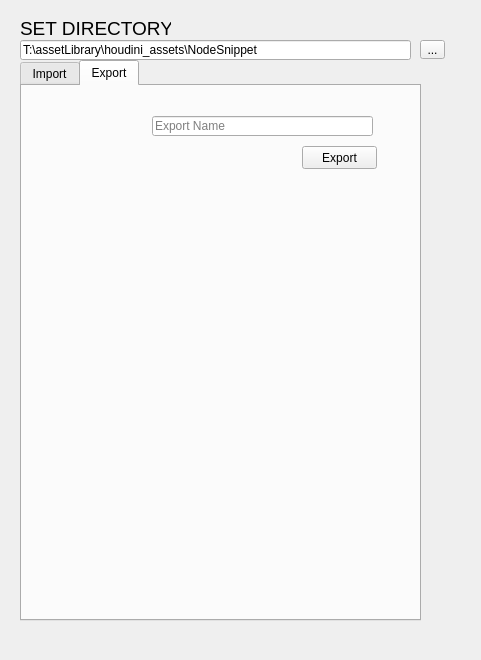
<?xml version="1.0" encoding="UTF-8"?>
<ui version="4.0">
 <class>Form</class>
 <widget class="QWidget" name="Form">
  <property name="geometry">
   <rect>
    <x>0</x>
    <y>0</y>
    <width>481</width>
    <height>660</height>
   </rect>
  </property>
  <property name="windowTitle">
   <string>Form</string>
  </property>
  <widget class="QLineEdit" name="lineEdit_filepath">
   <property name="geometry">
    <rect>
     <x>20</x>
     <y>40</y>
     <width>391</width>
     <height>20</height>
    </rect>
   </property>
   <property name="text">
    <string>T:\assetLibrary\houdini_assets\NodeSnippet</string>
   </property>
  </widget>
  <widget class="QToolButton" name="toolButton_filepath">
   <property name="geometry">
    <rect>
     <x>420</x>
     <y>40</y>
     <width>25</width>
     <height>19</height>
    </rect>
   </property>
   <property name="text">
    <string>...</string>
   </property>
  </widget>
  <widget class="QLabel" name="label">
   <property name="geometry">
    <rect>
     <x>20</x>
     <y>20</y>
     <width>151</width>
     <height>16</height>
    </rect>
   </property>
   <property name="font">
    <font>
     <pointsize>14</pointsize>
    </font>
   </property>
   <property name="text">
    <string>SET DIRECTORY</string>
   </property>
  </widget>
  <widget class="QTabWidget" name="tabWidget">
   <property name="geometry">
    <rect>
     <x>20</x>
     <y>60</y>
     <width>401</width>
     <height>561</height>
    </rect>
   </property>
   <property name="currentIndex">
    <number>1</number>
   </property>
   <widget class="QWidget" name="tab_import">
    <attribute name="title">
     <string>Import</string>
    </attribute>
    <layout class="QHBoxLayout" name="horizontalLayout">
     <item>
      <widget class="QListWidget" name="listWidget">
       <property name="viewMode">
        <enum>QListView::IconMode</enum>
       </property>
      </widget>
     </item>
    </layout>
   </widget>
   <widget class="QWidget" name="tab_export">
    <attribute name="title">
     <string>Export</string>
    </attribute>
    <widget class="QLineEdit" name="lineEdit_export_name">
     <property name="geometry">
      <rect>
       <x>130</x>
       <y>30</y>
       <width>221</width>
       <height>20</height>
      </rect>
     </property>
     <property name="placeholderText">
      <string>Export Name</string>
     </property>
    </widget>
    <widget class="QPushButton" name="pushButton_export">
     <property name="geometry">
      <rect>
       <x>280</x>
       <y>60</y>
       <width>75</width>
       <height>23</height>
      </rect>
     </property>
     <property name="text">
      <string>Export</string>
     </property>
    </widget>
   </widget>
  </widget>
 </widget>
 <resources/>
 <connections/>
</ui>
